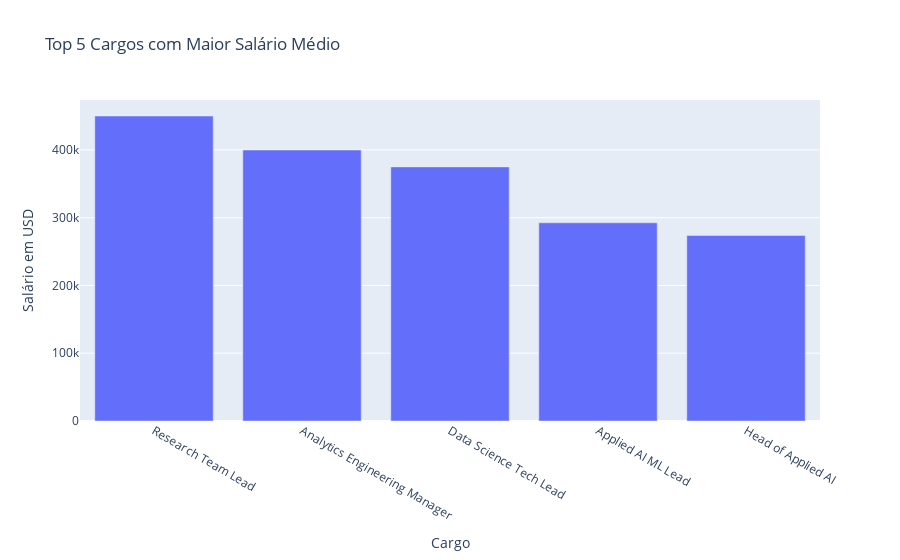

Source (notebook cell):
### Code cell
fig = px.bar(top_cargos, x='cargo', y='usd', title='Top 5 Cargos com Maior Salário Médio', labels={'usd': 'Salário em USD', 'cargo': 'Cargo'})
fig.update_layout(xaxis_title='Cargo', yaxis_title='Salário em USD')
fig.show()

### Figure 1 — Plotly figure (JSON) as saved in the notebook; plotly's stock layout.template omitted (floating-point values rounded to 4 significant figures)
{"data": [{"hovertemplate": "Cargo=%{x}<br>Salário em USD=%{y}<extra></extra>", "legendgroup": "", "marker": {"color": "#636efa", "pattern": {"shape": ""}}, "name": "", "orientation": "v", "showlegend": false, "textposition": "auto", "type": "bar", "x": ["Research Team Lead", "Analytics Engineering Manager", "Data Science Tech Lead", "Applied AI ML Lead", "Head of Applied AI"], "xaxis": "x", "y": [450000.0, 399900.0, 375000.0, 292500.0, 273900.0], "yaxis": "y"}], "layout": {"barmode": "relative", "legend": {"tracegroupgap": 0}, "title": {"text": "Top 5 Cargos com Maior Salário Médio"}, "xaxis": {"anchor": "y", "domain": [0, 1], "title": {"text": "Cargo"}}, "yaxis": {"anchor": "x", "domain": [0, 1], "title": {"text": "Salário em USD"}}}}
